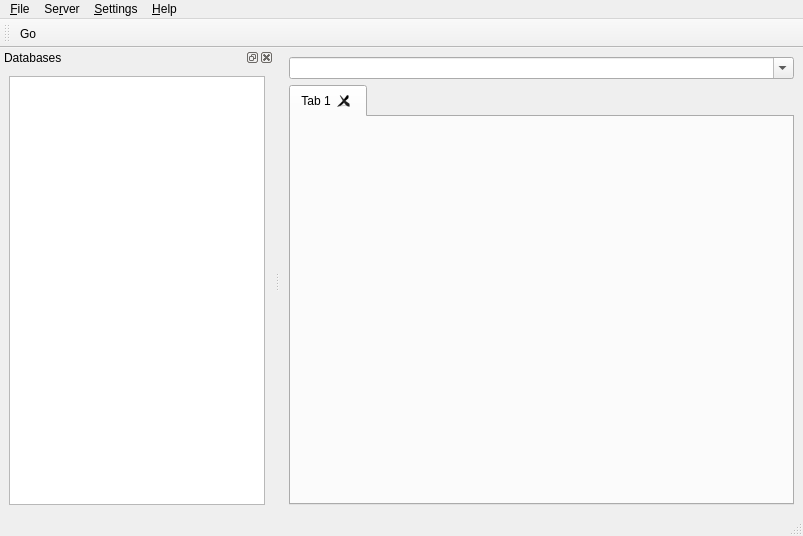
<?xml version="1.0" encoding="UTF-8"?>
<ui version="4.0">
 <author>Massimiliano Torromeo</author>
 <class>SQLAntaresiaWindow</class>
 <widget class="QMainWindow" name="SQLAntaresiaWindow">
  <property name="geometry">
   <rect>
    <x>0</x>
    <y>0</y>
    <width>803</width>
    <height>536</height>
   </rect>
  </property>
  <property name="windowTitle">
   <string notr="true">SQL Antaresia</string>
  </property>
  <property name="windowIcon">
   <iconset resource="icons.qrc">
    <normaloff>:/32/kexi.png</normaloff>:/32/kexi.png</iconset>
  </property>
  <widget class="QWidget" name="centralwidget">
   <layout class="QVBoxLayout" name="verticalLayout">
    <item>
     <widget class="QComboBox" name="cmbConnection">
      <property name="sizePolicy">
       <sizepolicy hsizetype="Expanding" vsizetype="Fixed">
        <horstretch>0</horstretch>
        <verstretch>0</verstretch>
       </sizepolicy>
      </property>
      <property name="statusTip">
       <string>Connection string: Can be either a connection name or an URI of the type &quot;username:password@hostname[:port]&quot;</string>
      </property>
      <property name="editable">
       <bool>true</bool>
      </property>
     </widget>
    </item>
    <item>
     <widget class="QTabWidget" name="tabsWidget">
      <property name="currentIndex">
       <number>0</number>
      </property>
      <property name="tabsClosable">
       <bool>true</bool>
      </property>
      <widget class="QWidget" name="tab">
       <attribute name="title">
        <string>Tab 1</string>
       </attribute>
      </widget>
     </widget>
    </item>
   </layout>
  </widget>
  <widget class="QMenuBar" name="menuBar">
   <property name="geometry">
    <rect>
     <x>0</x>
     <y>0</y>
     <width>803</width>
     <height>21</height>
    </rect>
   </property>
   <widget class="QMenu" name="menu_File">
    <property name="title">
     <string>&amp;File</string>
    </property>
    <addaction name="actionQuit"/>
   </widget>
   <widget class="QMenu" name="menu_Server">
    <property name="title">
     <string>Se&amp;rver</string>
    </property>
    <addaction name="actionReconnect"/>
    <addaction name="actionDisconnect"/>
   </widget>
   <widget class="QMenu" name="menu_Help">
    <property name="title">
     <string>&amp;Help</string>
    </property>
    <addaction name="actionAboutSQLAntaresia"/>
    <addaction name="actionAboutQt"/>
   </widget>
   <widget class="QMenu" name="menu_Settings">
    <property name="title">
     <string>&amp;Settings</string>
    </property>
    <addaction name="actionShowDatabases"/>
    <addaction name="actionShowStatusbar"/>
    <addaction name="separator"/>
    <addaction name="actionConfigureConnections"/>
    <addaction name="actionConfigureSQLAntaresia"/>
   </widget>
   <addaction name="menu_File"/>
   <addaction name="menu_Server"/>
   <addaction name="menu_Settings"/>
   <addaction name="menu_Help"/>
  </widget>
  <widget class="QStatusBar" name="statusBar"/>
  <widget class="QToolBar" name="toolBarConnection">
   <property name="windowTitle">
    <string>toolBar_2</string>
   </property>
   <property name="statusTip">
    <string>Connect to the specified server</string>
   </property>
   <attribute name="toolBarArea">
    <enum>TopToolBarArea</enum>
   </attribute>
   <attribute name="toolBarBreak">
    <bool>false</bool>
   </attribute>
   <addaction name="actionGo"/>
  </widget>
  <widget class="QDockWidget" name="dockWidget">
   <property name="windowTitle">
    <string>Databases</string>
   </property>
   <attribute name="dockWidgetArea">
    <number>1</number>
   </attribute>
   <widget class="QWidget" name="dockWidgetContents">
    <layout class="QGridLayout" name="gridLayout_3">
     <item row="0" column="0">
      <widget class="QTreeView" name="treeView">
       <property name="contextMenuPolicy">
        <enum>Qt::CustomContextMenu</enum>
       </property>
       <property name="selectionMode">
        <enum>QAbstractItemView::ExtendedSelection</enum>
       </property>
       <property name="rootIsDecorated">
        <bool>false</bool>
       </property>
       <property name="headerHidden">
        <bool>true</bool>
       </property>
      </widget>
     </item>
    </layout>
   </widget>
  </widget>
  <action name="actionRefreshTableList">
   <property name="icon">
    <iconset resource="icons.qrc">
     <normaloff>:/16/view-refresh.png</normaloff>:/16/view-refresh.png</iconset>
   </property>
   <property name="text">
    <string>Refresh Table List</string>
   </property>
  </action>
  <action name="actionRefreshDatabases">
   <property name="icon">
    <iconset resource="icons.qrc">
     <normaloff>:/16/view-refresh.png</normaloff>:/16/view-refresh.png</iconset>
   </property>
   <property name="text">
    <string>Refresh Databases</string>
   </property>
  </action>
  <action name="actionDropTable">
   <property name="icon">
    <iconset resource="icons.qrc">
     <normaloff>:/16/edit-delete.png</normaloff>:/16/edit-delete.png</iconset>
   </property>
   <property name="text">
    <string>Drop Table</string>
   </property>
  </action>
  <action name="actionCloseTab">
   <property name="icon">
    <iconset resource="icons.qrc">
     <normaloff>:/16/tab-close.png</normaloff>:/16/tab-close.png</iconset>
   </property>
   <property name="text">
    <string>Close Tab</string>
   </property>
   <property name="shortcut">
    <string>Ctrl+W</string>
   </property>
  </action>
  <action name="actionShowStatusbar">
   <property name="checkable">
    <bool>true</bool>
   </property>
   <property name="checked">
    <bool>true</bool>
   </property>
   <property name="text">
    <string>Show St&amp;atusbar</string>
   </property>
  </action>
  <action name="actionConfigureSQLAntaresia">
   <property name="icon">
    <iconset resource="icons.qrc">
     <normaloff>:/16/configure.png</normaloff>:/16/configure.png</iconset>
   </property>
   <property name="text">
    <string>Configure &amp;SQL Antaresia</string>
   </property>
  </action>
  <action name="actionConfigureConnections">
   <property name="icon">
    <iconset resource="icons.qrc">
     <normaloff>:/16/configure.png</normaloff>:/16/configure.png</iconset>
   </property>
   <property name="text">
    <string>Configure &amp;Connections</string>
   </property>
  </action>
  <action name="actionAboutSQLAntaresia">
   <property name="icon">
    <iconset resource="icons.qrc">
     <normaloff>:/32/kexi.png</normaloff>:/32/kexi.png</iconset>
   </property>
   <property name="text">
    <string>About SQL Antaresia</string>
   </property>
  </action>
  <action name="actionAboutQt">
   <property name="icon">
    <iconset resource="icons.qrc">
     <normaloff>:/64/qtlogo.png</normaloff>:/64/qtlogo.png</iconset>
   </property>
   <property name="text">
    <string>About Qt</string>
   </property>
  </action>
  <action name="actionQuit">
   <property name="icon">
    <iconset resource="icons.qrc">
     <normaloff>:/16/application-exit.png</normaloff>:/16/application-exit.png</iconset>
   </property>
   <property name="text">
    <string>Quit</string>
   </property>
   <property name="shortcut">
    <string>Ctrl+Q</string>
   </property>
  </action>
  <action name="actionShowDatabases">
   <property name="checkable">
    <bool>true</bool>
   </property>
   <property name="checked">
    <bool>true</bool>
   </property>
   <property name="text">
    <string>Show &amp;Databases</string>
   </property>
  </action>
  <action name="actionDropDatabase">
   <property name="icon">
    <iconset resource="icons.qrc">
     <normaloff>:/16/edit-delete.png</normaloff>:/16/edit-delete.png</iconset>
   </property>
   <property name="text">
    <string>Drop Database</string>
   </property>
   <property name="toolTip">
    <string>Drop Database</string>
   </property>
  </action>
  <action name="actionReconnect">
   <property name="icon">
    <iconset resource="icons.qrc">
     <normaloff>:/16/network-connect.png</normaloff>:/16/network-connect.png</iconset>
   </property>
   <property name="text">
    <string>&amp;Reconnect</string>
   </property>
  </action>
  <action name="actionDisconnect">
   <property name="icon">
    <iconset resource="icons.qrc">
     <normaloff>:/16/network-disconnect.png</normaloff>:/16/network-disconnect.png</iconset>
   </property>
   <property name="text">
    <string>&amp;Disconnect</string>
   </property>
  </action>
  <action name="actionTruncateTable">
   <property name="icon">
    <iconset resource="icons.qrc">
     <normaloff>:/16/edit-delete.png</normaloff>:/16/edit-delete.png</iconset>
   </property>
   <property name="text">
    <string>Truncate Table</string>
   </property>
  </action>
  <action name="actionNewQueryTab">
   <property name="icon">
    <iconset resource="icons.qrc">
     <normaloff>:/16/tab-new.png</normaloff>:/16/tab-new.png</iconset>
   </property>
   <property name="text">
    <string>&amp;New Query Tab</string>
   </property>
  </action>
  <action name="actionOptimizeTable">
   <property name="text">
    <string>Optimize Table</string>
   </property>
  </action>
  <action name="actionRepairTable">
   <property name="text">
    <string>Repair Table</string>
   </property>
  </action>
  <action name="actionGo">
   <property name="icon">
    <iconset resource="icons.qrc">
     <normaloff>:/16/system-run.png</normaloff>:/16/system-run.png</iconset>
   </property>
   <property name="text">
    <string>Go</string>
   </property>
  </action>
  <action name="actionShowCreate">
   <property name="icon">
    <iconset resource="icons.qrc">
     <normaloff>:/16/document-properties.png</normaloff>:/16/document-properties.png</iconset>
   </property>
   <property name="text">
    <string>Show Create</string>
   </property>
  </action>
 </widget>
 <tabstops>
  <tabstop>cmbConnection</tabstop>
  <tabstop>treeView</tabstop>
  <tabstop>tabsWidget</tabstop>
 </tabstops>
 <resources>
  <include location="icons.qrc"/>
 </resources>
 <connections>
  <connection>
   <sender>actionQuit</sender>
   <signal>triggered()</signal>
   <receiver>SQLAntaresiaWindow</receiver>
   <slot>close()</slot>
   <hints>
    <hint type="sourcelabel">
     <x>-1</x>
     <y>-1</y>
    </hint>
    <hint type="destinationlabel">
     <x>401</x>
     <y>267</y>
    </hint>
   </hints>
  </connection>
  <connection>
   <sender>actionShowStatusbar</sender>
   <signal>triggered(bool)</signal>
   <receiver>statusBar</receiver>
   <slot>setVisible(bool)</slot>
   <hints>
    <hint type="sourcelabel">
     <x>-1</x>
     <y>-1</y>
    </hint>
    <hint type="destinationlabel">
     <x>401</x>
     <y>525</y>
    </hint>
   </hints>
  </connection>
  <connection>
   <sender>actionShowDatabases</sender>
   <signal>triggered(bool)</signal>
   <receiver>dockWidget</receiver>
   <slot>setVisible(bool)</slot>
   <hints>
    <hint type="sourcelabel">
     <x>-1</x>
     <y>-1</y>
    </hint>
    <hint type="destinationlabel">
     <x>134</x>
     <y>272</y>
    </hint>
   </hints>
  </connection>
  <connection>
   <sender>dockWidget</sender>
   <signal>visibilityChanged(bool)</signal>
   <receiver>actionShowDatabases</receiver>
   <slot>setChecked(bool)</slot>
   <hints>
    <hint type="sourcelabel">
     <x>134</x>
     <y>272</y>
    </hint>
    <hint type="destinationlabel">
     <x>-1</x>
     <y>-1</y>
    </hint>
   </hints>
  </connection>
 </connections>
</ui>
